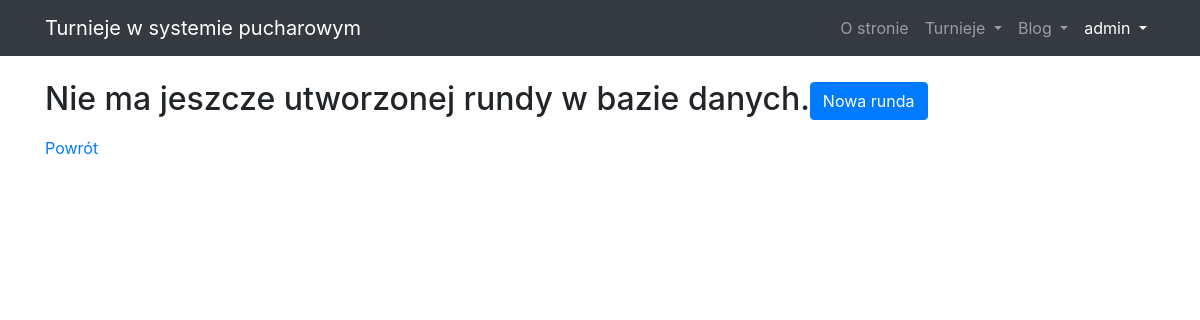
/tournaments/round/ (signed in), run on an earlier commit of the app's database.
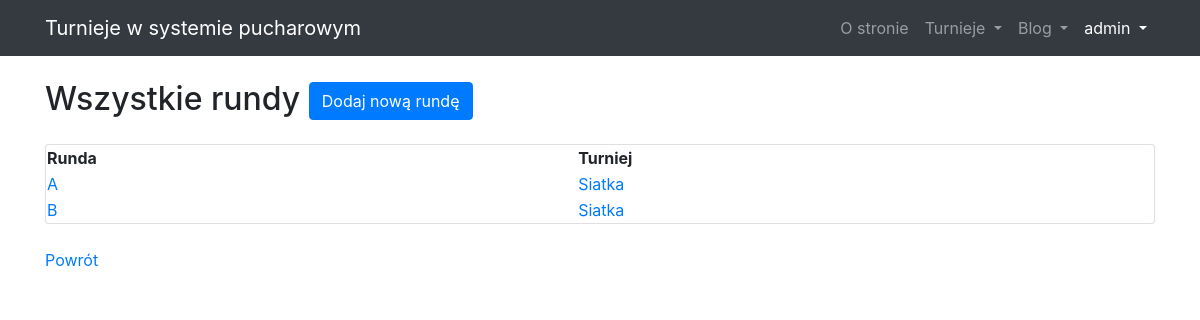
And on a later commit of the database.
### tournaments_app/models/round_model.py (models this page shows, shortened)
class Round(models.Model):
    id = models.AutoField(db_index=True, primary_key=True)
    name = models.CharField(max_length=20)
    number_of_players = models.IntegerField()
    tournament = models.ForeignKey('tournaments_app.Tournament',
                                   on_delete=models.CASCADE)

### tournaments_app/models/tournament_model.py (models this page shows, shortened)
class Tournament(models.Model):
    id = models.AutoField(db_index=True, primary_key=True)
    name = models.CharField(max_length=20)
    start_date = models.DateField()
    end_date = models.DateField()
    max_number_of_players = models.IntegerField()
    registered_teams = models.ManyToManyField('tournaments_app.Team')

### tournaments_app/views/round_view.py (the view)
class AllRoundView(ListView):
    model = Round
    def get_context_data(self, **kwargs):
        return {'Rounds':  Round.objects.all()}

### tournaments_app/templates/tournaments_app/round_list.html
{% extends "tournaments_app/base.html" %}
{% block content %}
<article>
    {% if Rounds  %}
    <fieldset>
        <h2 class="mt-4 mb-3">Wszystkie rundy <a class="btn btn-primary" href="{% url 'round_add' %}">Dodaj nową
                rundę</a>
        </h2>
        <div class="card my-4">
            <table style="width:100%">
                <tr>
                    <th>Runda</th>
                    <th>Turniej</th>
                </tr>
                {% for round in Rounds %}
                <tr>
                    <td><a href="{% url 'round_detail' round.id %}">{{ round.name }}</a></td>
                    <td><a href="{% url 'tournament_detail' round.tournament.id %}">{{ round.tournament.name }}</a></td>
                </tr>
                {% endfor %}
            </table>
        </div>
    </fieldset>
    {% else %}
    <h2 class="mt-4 mb-3">Nie ma jeszcze utworzonej rundy w bazie danych.<a class="btn btn-primary"
            href="{% url 'round_add' %}">Nowa runda</a>
    </h2>
    {% endif %}
    <a href="{{request.META.HTTP_REFERER}}">Powrót</a>
</article>
{% endblock content %}

What changed in the data, as far as the page shows it:
added Round: name "A", tournament.name "Siatka"
added Round: name "B", tournament.name "Siatka"
Also different on the page:
text no longer shown: "Nie ma jeszcze utworzonej rundy w bazie danych. Nowa runda"
text now shown: "Wszystkie rundy Dodaj nową rundę Runda Turniej"
